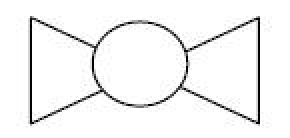
#> input picture TensorFlow/workspace/training_demo/Data_Preparation/Symbols/Ball Valve.jpg, 145 x 69 px (shown 2 times larger); its folder holds 3 pictures in this run
$ jupyter execute Create_Dataset.ipynb   (shell and % lines are left out)
#> lines starting #> are read from the running program, lines starting #| are printed output that depends on the picture
### Installs below libraries one by one if you get any import or no module error, comment others while installing the required one

# Imports

[cell 1]
import os
import cv2
import numpy as np
import pandas as pd
import glob
import random
from PIL import Image, ImageFilter

# Create Blank Image of size 1024 * 1024

[cell 2]
def Create_Blank():
    # white blank image
    blank_image = 255 * np.ones(shape=[1024, 1024, 3], dtype=np.uint8)
    cv2.imwrite('BlankImage.jpg',blank_image)
    cv2.waitKey(0)
    cv2.destroyAllWindows()
    return blank_image

[cell 3]
def Change_Orientation(img, angle):
    rot_img = img.rotate(angle)
    rot_img = rot_img.filter(ImageFilter.GaussianBlur(3))
#     rot_img.show()
    return rot_img

# Randomly place symbols in Blank Image

[cell 4]
dataset_dir = os.path.join(os.getcwd(), "Dataset\\")
images = glob.glob(os.getcwd() + r'\Symbols\*.jpg')
useHeader = True
i = 1
while i < 121:
    img_bg = Create_Blank()
    img_bg = Image.open("BlankImage.jpg")
    width, height = img_bg.size
#> width = 1024; height = 1024
    base_name = os.path.basename(img_bg.filename)
    for img in images:
        img = Image.open(img)
#> img is the input picture: PIL image 145x69 RGB; min 0, max 255, mean 243.2
        small_img_name = os.path.basename(img.filename)
#         print(type(small_img_name))
        small_img_name = small_img_name.rsplit('.', 1)[0]
#> small_img_name = 'Ball Valve'
#         print(small_img_name)
        w, h = img.size
#> w = 145; h = 69
#         print(w,h)
        x = random.randint(40, width-40)
#> x = 904
        y = random.randint(40, height-40)
#> y = 434
        x = x+10
#> x = 914
        y = y+10
#> y = 444
        if ((x+w) <= 1024 and (y+h) <= 1024):
            img_bg.paste(img, (x, y))
            df = pd.DataFrame(data={"filename": [str(i) + ".jpg"], "width": [width], "height": [height], "class": [small_img_name], "xmin": [x], "ymin": [y], "xmax": [x+w], "ymax": [y+h]})
            df.to_csv("./labels.csv", sep=',', doublequote=False, index=False, mode="a", header = useHeader)
            useHeader = False
        else:
            print("Out of boundary, so skipping the Image" + small_img_name)
#| Out of boundary, so skipping the ImageBall Valve
    img_bg.save(dataset_dir + str(i) + '.png', 'PNG')
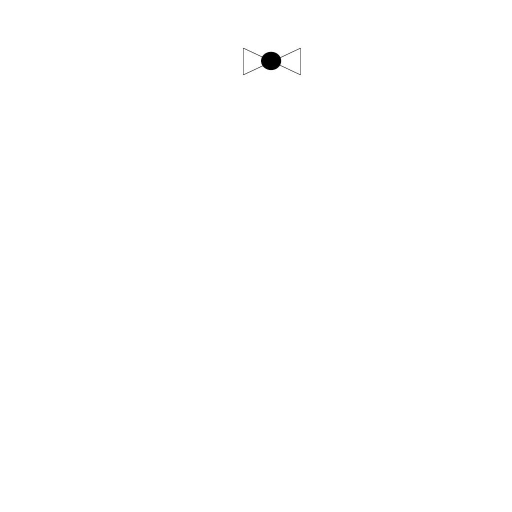
#> saved as 1.png: PIL image 1024x1024 RGB (shown at 1/2 size); min 0, max 255, mean 254.6
    print("Saved " + str(i) + " image")
    img_bg.close()
    if os.path.exists(os.getcwd() + "\\" + base_name):
#         print("Closed and removing blank image " + str(i))
        os.remove(os.getcwd() + "\\" + base_name)
    i += 1
print("Completed!!!")
